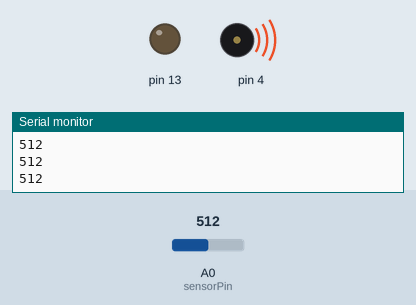
The sketch below on a simulated Arduino Uno, built with avr-gcc and run on an emulated ATmega328P. Parts: output pins drawn as LEDs (lit = HIGH), buzzer (waves = sounding), the last lines printed to the serial monitor. The inputs (shaded band) are chosen by the test bench; at power-on: A0 (sensorPin) = 512.

Above: at 6.2 s.
6.3 s: A0 (sensorPin) set to 532
At 6.84 s:
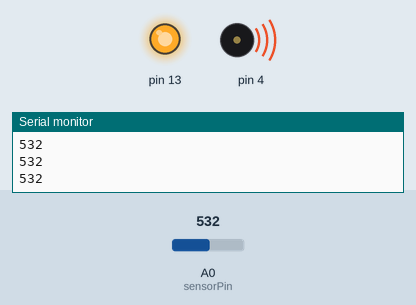
9.3 s: A0 (sensorPin) set to 0
At 10.5 s:
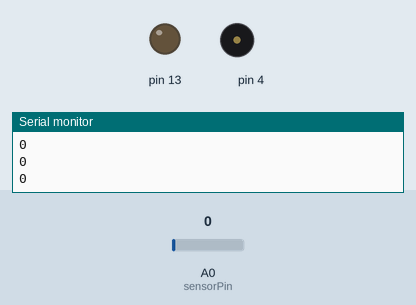
10.8 s: A0 (sensorPin) set to 3
12.3 s: A0 (sensorPin) set to 6
At 12.83 s:
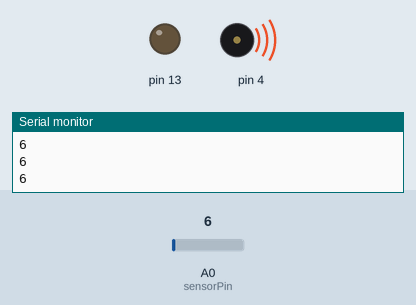
15.3 s: A0 (sensorPin) set to 716
At 15.51 s:
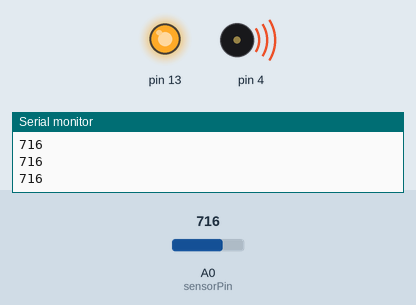
Timing chart, 0 to 18.3 s (numbered marks = the images above; inputs shaded):
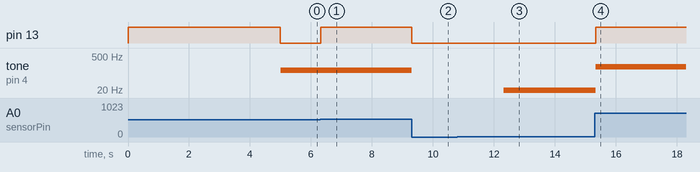

Measured:
- the behaviour switches between 513 and 514 on A0 (sensorPin) (found by bisection; images 0 and 1)
- the behaviour switches between 4 and 5 on A0 (sensorPin) (found by bisection; images 2 and 3)
- after the input at 6.3 s, pin 13: LOW → HIGH at once; tone on pin 4: 127 Hz → 132 Hz at once
- after the input at 9.3 s, pin 13: HIGH → LOW at once; tone on pin 4: 132 Hz → silent at once
- after the input at 12.3 s, tone on pin 4: silent → 1 Hz at once
- after the input at 15.3 s, pin 13: LOW → HIGH at once; tone on pin 4: 1 Hz → 178 Hz at once

The sketch:

sketch_dec21bi.ino
```cpp
const int sensorPin = A0;
const int ledPin = (9,13);
int sensorValue = 0;
int sensorMin = 0;
int sensorMax = 1023;
int pww = 50;
void setup() {
// turn on LED to signal the start of the calibration period:
  pinMode(13, OUTPUT);
  digitalWrite(13, HIGH);
    Serial.begin(9600);


  // calibrate during the first five seconds
  while (millis() < 5000) {
    sensorValue = analogRead(sensorPin);
    if (sensorValue > sensorMax) {
      sensorMax = sensorValue; }
    if (sensorValue < sensorMin) {
      sensorMin = sensorValue; }
      }
      digitalWrite(13, LOW);
      tone(4, sensorValue);
}

void loop() {

// read the sensor:
  sensorValue = analogRead(sensorPin);
  Serial.println(sensorValue);

  // apply the calibration to the sensor reading
  sensorValue = map(sensorValue, sensorMin, sensorMax, 0, 255);

  // in case the sensor value is outside the range seen during calibration
  sensorValue = constrain(sensorValue, 0, 255);

  delay(1);
  // fade the LED using the calibrated value:
  analogWrite(ledPin, sensorValue);
 tone(4, sensorValue);
delay(40);
noTone(4);
}
```
